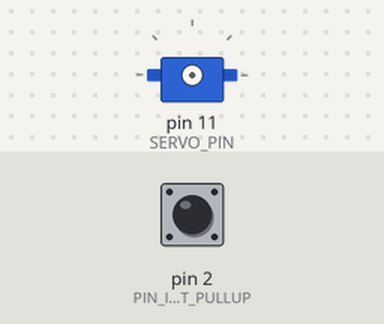
A sketch run on a simulated Arduino Uno, built with avr-gcc and run on an emulated ATmega328P. On the bench: servo. Inputs (shaded band) come from the test bench; at power-on: pin 2 (PIN_INPUT_PULLUP) HIGH.

Above: at 1.2 s.
1.3 s: pin 2 (PIN_INPUT_PULLUP) pulled LOW for 0.15 s
At 2.0 s:
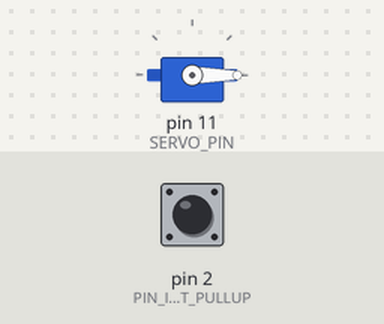
At 6.9 s:
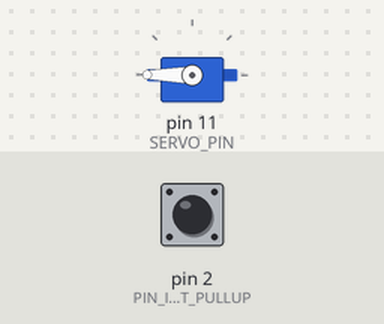
Timing chart, 0 to 12.4 s (numbered marks = the images above; inputs shaded):
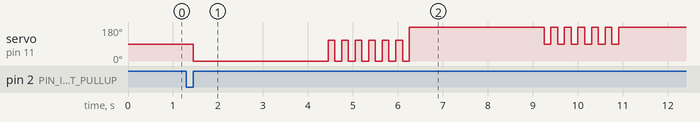

The sketch:

itog.ino
```cpp
#define PIN_INPUT_PULLUP 2
 #include <Servo.h>
 #define SERVO_PIN     11
 Servo myservo;
 int inputPin2 = 2;
void setup() {
 // Serial.begin(9600);
  pinMode(PIN_INPUT_PULLUP, INPUT_PULLUP);
}

void loop() {
  int sensorVal = digitalRead(PIN_INPUT_PULLUP);
  int x=1;
 if (digitalRead(inputPin2) == LOW && x == 1)
{
   // Serial.println(sensorVal);
  myservo.attach(SERVO_PIN);
  delay(150);
myservo.write(0);
  delay(3000);
  myservo.write(110);
 delay(150);
 myservo.write(0);
 delay(150);
myservo.write(110);
 delay(150);
 myservo.write(0);
 delay(150);
 myservo.write(110);
 delay(150);
 myservo.write(0);
 delay(150);
myservo.write(110);
 delay(150);
 myservo.write(0);
delay(150);
 myservo.write(110);
 delay(150);
 myservo.write(0);
 delay(150);
myservo.write(110);
 delay(150);
 myservo.write(0);
 delay(150);
 //
   myservo.write(180);
 delay(3000);
 myservo.write(90);
 delay(150);
 myservo.write(180);
 delay(150);
myservo.write(90);
 delay(150);
 myservo.write(180);
 delay(150);
 myservo.write(90);
delay(150);
 myservo.write(180);
 delay(150);
myservo.write(90);
 delay(150);
 myservo.write(180);
 delay(150);
 myservo.write(90);
 delay(150);
 myservo.write(180);
 delay(150);
myservo.write(90);
 delay(150);
myservo.write(180);
 delay(150);
 x++;
 //Serial.println(sensorVal);
 delay(250);
myservo. detach();
 delay(50000);
}
else
{

}
}
```

Measured:
- after the input at 1.3 s, servo on pin 11 (SERVO_PIN): 90° → 0° after 0.15 s, → 110° 3.0 s later, → 0° 0.15 s later, → 110° 0.15 s later, … (26 changes in this stretch)
